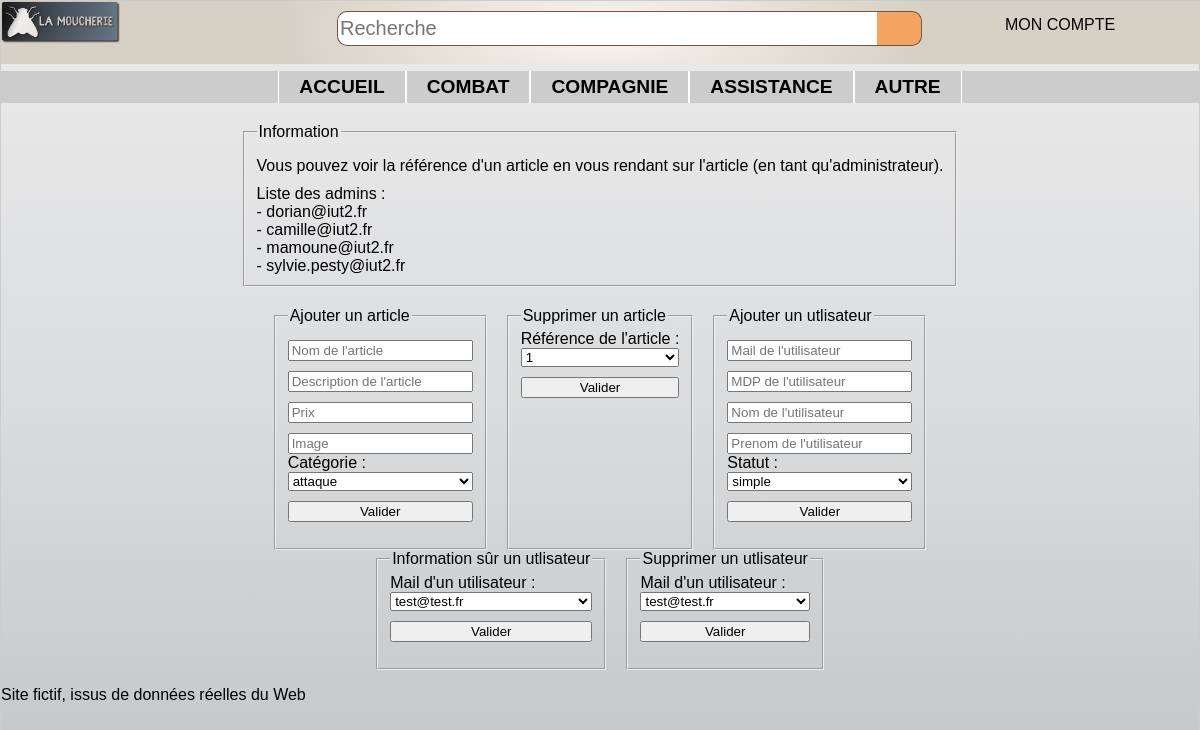
The app's page /controler/main.ctrl.php?admin=1 (signed in) with its own data.
### tables this page shows
CREATE TABLE categorie (
	id INTEGER PRIMARY KEY,
	nom TEXT,
	pere INTEGER,
	FOREIGN KEY(pere) REFERENCES categorie(id)
);

CREATE TABLE user (
	id INTEGER PRIMARY KEY,
	mail TEXT UNIQUE,
	pass TEXT,
	nom TEXT,
	prenom TEXT,
	statut TEXT check (statut in ('simple', 'admin'))
);

### controler/admin.ctrl.php (called while the page is built, shortened)
<?php
  $listeArticle = $dao->getAllArticle();
  $listeUser = $dao->getAlluSER();
  $listeAdmin = $dao->getAllAdmin();
include("../view/admin.view.php");
?>

### model/DAO.class.php (called while the page is built, shortened)
<?php
    $dao = new DAO();
    class DAO {
        private $db;
        function __construct() {
            try {
              $this->db = new PDO('sqlite:../data/db/lamoucherie.db');
            }
            catch (PDOException $e){
              die("erreur de connexion:".$e->getMessage());
            }
        }
        function getAllArticle(){
            $req = "SELECT * FROM article";
            $descripteur = $this->db->query($req);
            $result = $descripteur->fetchAll(PDO::FETCH_CLASS, 'Article');
            return $result;
        }
        function getAllCat() : array {
            $catPere = "SELECT * FROM categorie WHERE id=pere";
            $descripteur = $this->db->query($catPere);
            $resCatPere = $descripteur->fetchAll(PDO::FETCH_CLASS, 'Categorie');
            $resultat = array();
            foreach ($resCatPere as $key => $value) {
              $sousCatPere = "SELECT * FROM categorie WHERE pere=$value->id AND id!=pere";
              $descripteur = $this->db->query($sousCatPere);
              $resSousCatPere = $descripteur->fetchAll(PDO::FETCH_CLASS, 'Categorie');
              array_unshift($resSousCatPere, $value);
              $resultat[] = $resSousCatPere;
            }
            return $resultat;
        }
        function verifMail($mail) : int {
          $req = $this->db->prepare("SELECT * FROM user WHERE mail= :mail");
          $req->execute(array('mail' => $mail));
          $result = $req->fetchAll(PDO::FETCH_CLASS, 'User');
          return sizeof($result);
        }
        function getAllUser(){
            $req = "SELECT * FROM user WHERE statut='simple'";
            $descripteur = $this->db->query($req);
            $result = $descripteur->fetchAll(PDO::FETCH_CLASS, 'User');
            return $result;
        }
        function getAllAdmin(){
            $req = "SELECT * FROM user WHERE statut='admin'";
            $descripteur = $this->db->query($req);
            $result = $descripteur->fetchAll(PDO::FETCH_CLASS, 'User');
            return $result;
        }
    }
    ?>

### view/admin.view.php (the view, shortened to what this page needs)
<?php
include("../view/header.php");
  echo '<section class=\'admin\'>';
    echo"<fieldset>";
      echo"<legend> Information </legend>";
        echo"<div><p>Vous pouvez voir la référence d'un article en vous rendant sur l'article (en tant qu'administrateur).</p></div>";
        echo"<div><p>Liste des admins : </p>";
        foreach ($listeAdmin as $key => $value) {
          echo"<p>- $value->mail</p>";
        }
        echo"</div>";
    echo"</fieldset>";
  echo '</section>';
  echo '<section class=\'admin\'>';
    echo"<fieldset>";
      echo"<legend> Ajouter un article </legend>";
        echo"<form>";
          echo "<input type=\"text\" name=\"libelle\" placeholder=\"Nom de l'article\">";
          echo "<input type=\"text\" name=\"description\" placeholder=\"Description de l'article\">";
          echo "<input type=\"text\" name=\"prix\" placeholder=\"Prix\">";
          echo "<input type=\"text\" name=\"image\" placeholder=\"Image\">";
          echo"<p>Catégorie :</p>";
          echo "<SELECT name=\"categorie\">";
            foreach ($listeCategorie as $key => $value) {
              if (sizeof($value)>1){
                  for ($i = 1; $i<sizeof($value); $i++){
                    $sousCat = $value[$i]->nom;
                    $numSousCat = $value[$i]->id;
                    echo"<OPTION value=\"$numSousCat\">$sousCat";
                  }
              }else{
                $catPere = $value[0]->nom;
                $numCat = $value[0]->id;
                echo"<OPTION value=\"$numCat\">$catPere";;
              }
            }
          echo "</SELECT>";
          echo "<input type=\"submit\" value=\"Valider\">";
        echo"</form>";
    echo"</fieldset>";
    echo"<fieldset>";
      echo"<legend> Supprimer un article </legend>";
        echo"<form>";
          echo"<p>Référence de l'article :</p>";
          echo "<SELECT name=\"refSuppr\">";
            foreach ($listeArticle as $key => $value) {
                $ref = $value->ref;
                echo"<OPTION>$ref";
            }
          echo "</SELECT>";
          echo "<input type=\"submit\" value=\"Valider\">";
        echo"</form>";
    echo"</fieldset>";
    echo"<fieldset>";
      echo"<legend> Ajouter un utlisateur </legend>";
        echo"<form>";
          echo "<input type=\"mail\" name=\"mail\" placeholder=\"Mail de l'utilisateur\">";
          echo "<input type=\"password\" name=\"pass\" placeholder=\"MDP de l'utilisateur\">";
          echo "<input type=\"text\" name=\"name\" placeholder=\"Nom de l'utilisateur\">";
          echo "<input type=\"text\" name=\"prenom\" placeholder=\"Prenom de l'utilisateur\">";
          echo"<p>Statut :</p>";
          echo "<SELECT name=\"statut\">";
            echo "<OPTION>simple";
            echo "<OPTION>admin";
          echo "</SELECT>";
          echo "<input type=\"submit\" value=\"Valider\">";
        echo"</form>";
    echo"</fieldset>";
    echo"<fieldset>";
      echo"<legend> Information sûr un utlisateur </legend>";
        echo"<form>";
          echo"<p>Mail d'un utilisateur :</p>";
          echo "<SELECT name=\"mailCompte\">";
            foreach ($listeUser as $key => $value) {
                $mail = $value->mail;
                echo"<OPTION>$mail";
            }
          echo "</SELECT>";
          echo "<input type=\"submit\" value=\"Valider\">";
        echo"</form>";
    echo"</fieldset>";
    echo"<fieldset>";
      echo"<legend> Supprimer un utlisateur </legend>";
        echo"<form>";
          echo"<p>Mail d'un utilisateur :</p>";
          echo "<SELECT name=\"idSuppr\">";
            foreach ($listeUser as $key => $value) {
                $mail = $value->mail;
                $id = $value->id;
                echo"<OPTION value=\"$id\">$mail";
            }
          echo "</SELECT>";
          echo "<input type=\"submit\" value=\"Valider\">";
        echo"</form>";
    echo"</fieldset>";
  echo '</section>';
include("../view/footer.php");
?>

### view/header.php (shortened to what this page needs)
<html>
<head>
  <link rel="stylesheet" type="text/css" href="../view/design/style.css">
</head>
<body class="bridge">
  <header>
    <img src="../view/design/logo-moucherieTrans.png" alt="logo-moucherieTrans">
    <form class="formulaire" action="index.html" method="post">
      <input class="champ" type="text" placeholder="Recherche"/>
      <input class="bouton" type="button" value=" " />
    </form>
  </header>
  <nav class="connexion">
    <ul>
      <?php
          if ($userConnected){
            echo "<li>MON COMPTE";
            echo "</li>";
          }
       ?>
    </ul>
  </nav>
  <nav class="menu">
    <ul>
      <li><a href="../controler/main.ctrl.php">accueil</a></li>
      <?php
        foreach ($listeCategorie as $key => $value) {
          if (sizeof($value)>1){
            $catPere = $value[0]->nom;
            $numCat = $value[0]->id;
            echo"<li><a href=\"../controler/main.ctrl.php?cat=$numCat\">$catPere</a>";
            echo"</li>";
          }else{
            $catPere = $value[0]->nom;
            $numCat = $value[0]->id;
            echo"<li><a href=\"../controler/main.ctrl.php?cat=$numCat\">$catPere</a></li>";
          }
        }
      ?>
    </ul>
  </nav>

### view/design/style.css (style rules this page uses)
.bridge { background-image: -webkit-linear-gradient(top, #EBEBEB 0%, #DCDDDF 48%, #C4C5C7 99%); background-image: linear-gradient(-180deg, #EBEBEB 0%, #DCDDDF 48%, #C4C5C7 99%); margin: 0px; }
body { font-family: HelveticaNeueW01-Thin,HelveticaNeueW02-Thin,HelveticaNeueW10-35Thin,sans-serif; margin: auto; border: 1px solid #CCC; box-shadow: 10px 10px 5px #888888; }
header { font-size:large; font-weight: bolder; width: 100%; border-left: none; border-right: none; margin: 0px; margin-top: 0px; padding: 0px; display: flex; position: fixed; justify-content: space-between; background-image: -webkit-radial-gradient(27% 185%, #F9F6F1 0%, #D7D0C5 100%); background-image: radial-gradient(27% 185%, #F9F6F1 0%, #D7D0C5 100%); }
.formulaire { display:flex; justify-content: flex-start; width: 50%; height: 35px; margin-top: 10px; margin-right: 22%; }
.formulaire .champ { width: 90%; height:35px; background-color: #ffff; border: solid 1px #7a5440; border-right: solid 0px; border-radius: 10px; border-top-right-radius: 0px; border-bottom-right-radius: 0px; font-family: arial, verdana, sans-serif; font-size: 20px; margin: 0px; padding: 2px; }
.formulaire .bouton { background-color: #F4A460; background-repeat: no-repeat; border-radius: 10px,10px,0px,0px; width: 45px; height: 100%; padding: 0px; margin: 0px; border-left: solid 0px; border-radius: 10px; border-top-left-radius: 0px; border-bottom-left-radius: 0px; vertical-align: top; border: solid 1px #7a5440; border-left: solid 0px; }
.connexion { width: 300px; height: auto; position: fixed; top : 0px; right: 10px; }
.connexion ul { list-style-type:none; display : flex; justify-content: center; }
header img { width: 10%; height: 50%; }
.menu ul { background: #CCCCCC; font-size: 1.2em; list-style-type:none; display : flex; justify-content: center; margin-top : 70px; font-weight: bold; text-transform: uppercase; color : black; }
.menu ul li a { display: inline-block; padding:5px 20px; border-left: 1px solid white; border-right: 1px solid white; }
li a:link { text-decoration:none; color : black; }
section { display: flex; margin: auto; flex-wrap: wrap; justify-content :center; max-width: 840px; }
section form { display: flex; flex-direction: column; }
section form input { margin-top: 10px; }
.admin { margin-top : 20px; }
.admin p { margin : 0px; }
.admin div { margin-top : 10px; }
.admin fieldset { margin : 0px 10px; }

### records on screen
categorie: nom "COMBAT"
categorie: nom "COMPAGNIE"
categorie: nom "ASSISTANCE"
categorie: nom "AUTRE"
user: mail "dorian@iut2.fr"
user: mail "camille@iut2.fr"
user: mail "mamoune@iut2.fr"
user: mail "sylvie.pesty@iut2.fr"

### other values on screen
form field categorie "attaque"
form field refSuppr "1"
form field mailCompte "test@test.fr"
form field idSuppr "test@test.fr"
